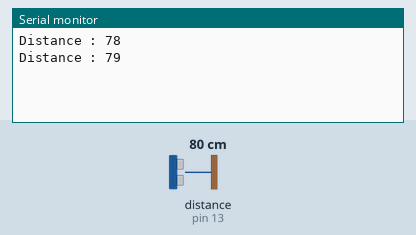
This sketch was run on a simulated Arduino Uno, built with avr-gcc and run on an emulated ATmega328P. Parts: the last lines printed to the serial monitor. Wiring (inferred from the names in the program): ultrasonic range finder: trigger pin 12; echo pin 13. The test bench sets the inputs (shaded band); at power-on: distance to the obstacle (sensor on pin 13) 80 cm. The echo pulse lasts 58.3 µs per cm.

Above: at 1.8 s.
1.9 s: distance to the obstacle (sensor on pin 13) set to 2 cm
At 2.8 s:
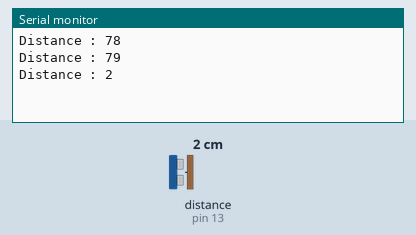
3.4 s: distance to the obstacle (sensor on pin 13) set to 4 cm
At 4.8 s:
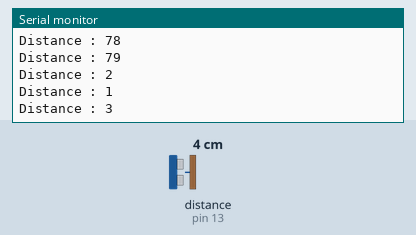
Timing chart, 0 to 6.4 s (numbered marks = the images above; inputs shaded):
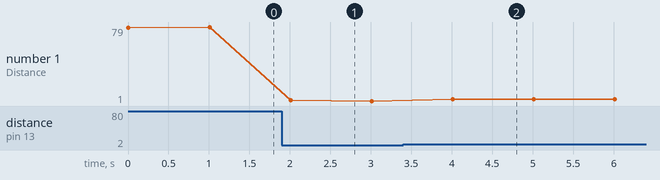

Measured:
- after the input at 1.9 s, the serial monitor: prints a new line after 0.11 s (image 1)
- after the input at 3.4 s, the serial monitor: prints a new line after 0.61 s (image 2)
- plotted number 1: 79 → 1 after the input at 1.9 s, 1 → 3 after the input at 3.4 s

The sketch:

12_Ultrasonic_sensor.ino
```cpp
#define echo 13
#define trig 12
#define buz 11
void setup() {
  Serial.begin(9600);
  pinMode(trig,OUTPUT);
  pinMode(echo,INPUT);
//  pinMode(buz,OUTPUT);
}

void loop() {
  digitalWrite(trig,LOW);
  delayMicroseconds(2);
  digitalWrite(trig,HIGH);
  delayMicroseconds(8);
  digitalWrite(trig,LOW);
  int duration=pulseIn(echo,HIGH);
  int dist=duration*0.034/2;
  Serial.print("Distance : ");
  Serial.println(dist);
  if(dist!=100)
  {
    digitalWrite(buz,HIGH);
    delay(500);
    digitalWrite(buz,LOW);
    delay(400);
  }

  delay(100);

}
```
